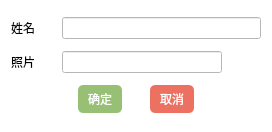
<?xml version="1.0" encoding="UTF-8"?>
<ui version="4.0">
 <class>newdialog</class>
 <widget class="QDialog" name="newdialog">
  <property name="geometry">
   <rect>
    <x>0</x>
    <y>0</y>
    <width>272</width>
    <height>132</height>
   </rect>
  </property>
  <property name="sizePolicy">
   <sizepolicy hsizetype="Fixed" vsizetype="Fixed">
    <horstretch>0</horstretch>
    <verstretch>0</verstretch>
   </sizepolicy>
  </property>
  <property name="windowTitle">
   <string>添加</string>
  </property>
  <property name="windowIcon">
   <iconset resource="../../assets/assets.qrc">
    <normaloff>:/images/images/logo.png</normaloff>:/images/images/logo.png</iconset>
  </property>
  <property name="styleSheet">
   <string notr="true">background: #ffffff</string>
  </property>
  <layout class="QVBoxLayout" name="verticalLayout">
   <item>
    <layout class="QHBoxLayout" name="horizontalLayout_2" stretch="0,1">
     <item>
      <widget class="QLabel" name="label">
       <property name="minimumSize">
        <size>
         <width>45</width>
         <height>0</height>
        </size>
       </property>
       <property name="maximumSize">
        <size>
         <width>45</width>
         <height>16777215</height>
        </size>
       </property>
       <property name="styleSheet">
        <string notr="true">font:10pt &quot;思源黑体 CN Regular&quot;;</string>
       </property>
       <property name="text">
        <string>姓名</string>
       </property>
      </widget>
     </item>
     <item>
      <widget class="QLineEdit" name="name">
       <property name="minimumSize">
        <size>
         <width>0</width>
         <height>0</height>
        </size>
       </property>
       <property name="maximumSize">
        <size>
         <width>16777215</width>
         <height>16777215</height>
        </size>
       </property>
       <property name="styleSheet">
        <string notr="true">font:9pt &quot;思源黑体 CN Regular&quot;;</string>
       </property>
       <property name="text">
        <string/>
       </property>
      </widget>
     </item>
    </layout>
   </item>
   <item>
    <layout class="QHBoxLayout" name="horizontalLayout_3" stretch="0,1">
     <item>
      <widget class="QLabel" name="label_2">
       <property name="minimumSize">
        <size>
         <width>45</width>
         <height>0</height>
        </size>
       </property>
       <property name="maximumSize">
        <size>
         <width>45</width>
         <height>16777215</height>
        </size>
       </property>
       <property name="styleSheet">
        <string notr="true">font:10pt &quot;思源黑体 CN Regular&quot;;</string>
       </property>
       <property name="text">
        <string>照片</string>
       </property>
      </widget>
     </item>
     <item>
      <layout class="QHBoxLayout" name="horizontalLayout" stretch="0,0">
       <item>
        <widget class="QLineEdit" name="imagepath">
         <property name="minimumSize">
          <size>
           <width>0</width>
           <height>0</height>
          </size>
         </property>
         <property name="maximumSize">
          <size>
           <width>16777215</width>
           <height>16777215</height>
          </size>
         </property>
         <property name="styleSheet">
          <string notr="true">font:9pt &quot;思源黑体 CN Regular&quot;;</string>
         </property>
         <property name="text">
          <string/>
         </property>
        </widget>
       </item>
       <item>
        <widget class="QPushButton" name="imagepathbtn">
         <property name="minimumSize">
          <size>
           <width>33</width>
           <height>0</height>
          </size>
         </property>
         <property name="maximumSize">
          <size>
           <width>33</width>
           <height>16777215</height>
          </size>
         </property>
         <property name="text">
          <string/>
         </property>
         <property name="icon">
          <iconset resource="../../assets/assets.qrc">
           <normaloff>:/images/images/folder.png</normaloff>:/images/images/folder.png</iconset>
         </property>
         <property name="autoDefault">
          <bool>false</bool>
         </property>
         <property name="flat">
          <bool>true</bool>
         </property>
        </widget>
       </item>
      </layout>
     </item>
    </layout>
   </item>
   <item>
    <layout class="QHBoxLayout" name="horizontalLayout_4" stretch="3,2,1,2,3">
     <item>
      <spacer name="horizontalSpacer_2">
       <property name="orientation">
        <enum>Qt::Horizontal</enum>
       </property>
       <property name="sizeHint" stdset="0">
        <size>
         <width>40</width>
         <height>20</height>
        </size>
       </property>
      </spacer>
     </item>
     <item>
      <widget class="QPushButton" name="confirmbtn">
       <property name="styleSheet">
        <string notr="true">background-color: #98C075;
color: rgb(255, 255, 255);
border-radius: 5px;
padding: 5px 10px;
font: 75 9pt &quot;思源黑体 CN Bold&quot;;</string>
       </property>
       <property name="text">
        <string>确定</string>
       </property>
      </widget>
     </item>
     <item>
      <spacer name="horizontalSpacer">
       <property name="orientation">
        <enum>Qt::Horizontal</enum>
       </property>
       <property name="sizeHint" stdset="0">
        <size>
         <width>40</width>
         <height>20</height>
        </size>
       </property>
      </spacer>
     </item>
     <item>
      <widget class="QPushButton" name="cancelbtn">
       <property name="styleSheet">
        <string notr="true">background-color: #ED7161;
color: rgb(255, 255, 255);
border-radius: 5px;
padding: 5px 10px;
font: 75 9pt &quot;思源黑体 CN Bold&quot;;</string>
       </property>
       <property name="text">
        <string>取消</string>
       </property>
      </widget>
     </item>
     <item>
      <spacer name="horizontalSpacer_3">
       <property name="orientation">
        <enum>Qt::Horizontal</enum>
       </property>
       <property name="sizeHint" stdset="0">
        <size>
         <width>40</width>
         <height>20</height>
        </size>
       </property>
      </spacer>
     </item>
    </layout>
   </item>
  </layout>
 </widget>
 <resources>
  <include location="../../assets/assets.qrc"/>
 </resources>
 <connections/>
</ui>
